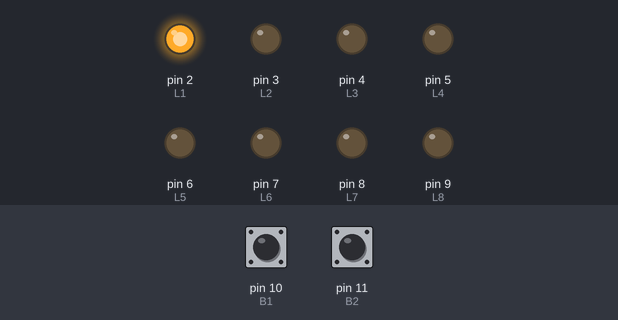
This sketch was run on a simulated Arduino Uno, built with avr-gcc and run on an emulated ATmega328P. Shown: output pins drawn as LEDs (lit = HIGH). The test bench sets the inputs (shaded band); at power-on: pin 10 (B1) HIGH, pin 11 (B2) HIGH.

Above: at 1.2 s.
1.3 s: pin 10 (B1) pulled LOW for 1 s
At 3.7 s:
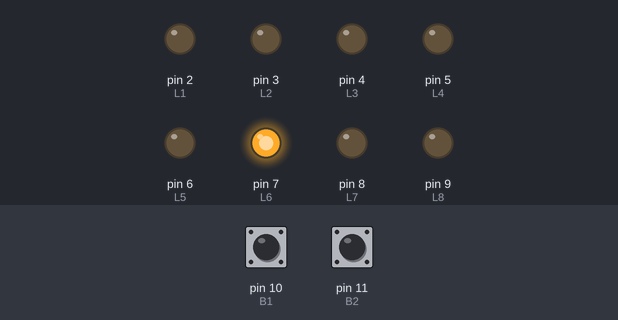
4.3 s: pin 10 (B1) pulled LOW for 0.15 s
At 5.4 s:
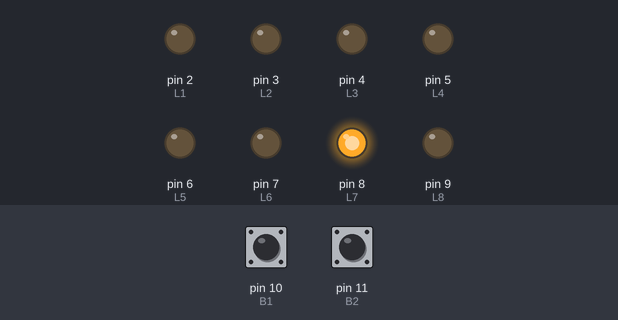
6.0 s: pin 10 (B1) pulled LOW for 0.15 s
At 6.6 s:
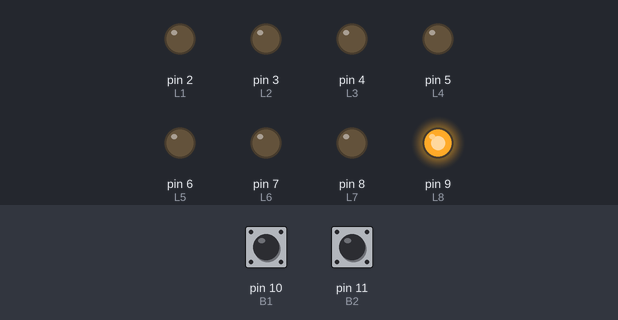
7.7 s: pin 11 (B2) pulled LOW for 3.2 s
At 8.4 s:
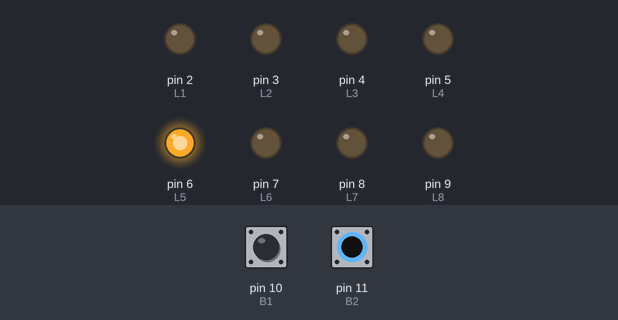
12.4 s: pin 10 (B1) pulled LOW for 3.2 s
At 12.7 s:
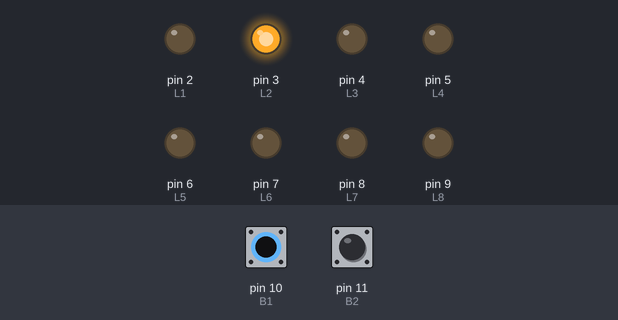
17.1 s: pin 11 (B2) pulled LOW for 0.15 s
At 18.7 s:
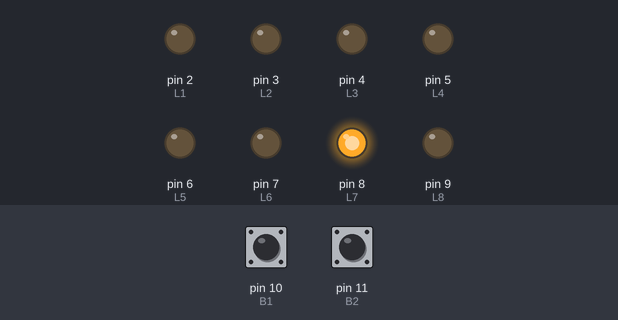
Timing chart, 0 to 19.8 s (numbered marks = the images above; inputs shaded):
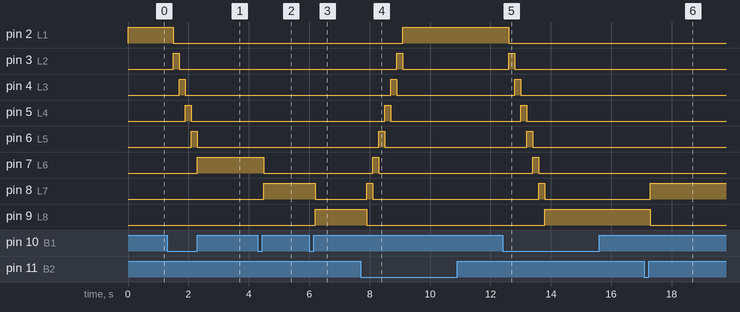

Measured:
- after the input at 1.3 s, pin 2 (L1): HIGH → LOW after 0.20 s; pin 3 (L2): LOW → HIGH after 0.20 s, → LOW 0.20 s later; pin 4 (L3): LOW → HIGH after 0.40 s, → LOW 0.20 s later; pin 5 (L4): LOW → HIGH after 0.60 s, → LOW 0.20 s later; pin 6 (L5): LOW → HIGH after 0.80 s, → LOW 0.20 s later
- after the input at 4.3 s, pin 7 (L6): HIGH → LOW after 0.20 s; pin 8 (L7): LOW → HIGH after 0.20 s
- after the input at 6.0 s, pin 8 (L7): HIGH → LOW after 0.20 s; pin 9 (L8): LOW → HIGH after 0.20 s
- after the input at 7.7 s, pin 2 (L1): LOW → HIGH after 1.4 s; pin 3 (L2): LOW → HIGH after 1.2 s, → LOW 0.20 s later; pin 4 (L3): LOW → HIGH after 1.0 s, → LOW 0.20 s later; pin 5 (L4): LOW → HIGH after 0.80 s, → LOW 0.20 s later; pin 6 (L5): LOW → HIGH after 0.60 s, → LOW 0.20 s later
- after the input at 12.4 s, pin 2 (L1): HIGH → LOW after 0.20 s; pin 3 (L2): LOW → HIGH after 0.20 s, → LOW 0.20 s later; pin 4 (L3): LOW → HIGH after 0.40 s, → LOW 0.20 s later; pin 5 (L4): LOW → HIGH after 0.60 s, → LOW 0.20 s later; pin 6 (L5): LOW → HIGH after 0.80 s, → LOW 0.20 s later
- after the input at 17.1 s, pin 8 (L7): LOW → HIGH after 0.20 s; pin 9 (L8): HIGH → LOW after 0.20 s

The sketch:

ejercicio_7.ino
```cpp
#define L1 2
#define L2 3
#define L3 4
#define L4 5
#define L5 6
#define L6 7
#define L7 8
#define L8 9
#define B1 10
#define B2 11

int LED = 2;
int lectura_boton;
int lectura_boton2;

void setup() {

  pinMode(L1, OUTPUT);
  pinMode(L2, OUTPUT);
  pinMode(L3, OUTPUT);
  pinMode(L4, OUTPUT);
  pinMode(L5, OUTPUT);
  pinMode(L6, OUTPUT);
  pinMode(L7, OUTPUT);
  pinMode(L8, OUTPUT);
  pinMode(B1, INPUT_PULLUP);
  pinMode(B2, INPUT_PULLUP);


}

void loop() {

  digitalWrite(LED, HIGH);

  if (digitalRead(B1) == 0) {
    delay(200);
    clean();
    LED += 1;
  }


  if (digitalRead(B2) == 0) {
    delay(200);
    clean();
    LED -= 1;
  }

  if(LED > 9){
    LED = 9;
  }
  if(LED < 2){
    LED = 2;
  }

}


void clean() {

  digitalWrite(2, LOW);
  digitalWrite(3, LOW);
  digitalWrite(4, LOW);
  digitalWrite(5, LOW);
  digitalWrite(6, LOW);
  digitalWrite(7, LOW);
  digitalWrite(8, LOW);
  digitalWrite(9, LOW);

}
```
